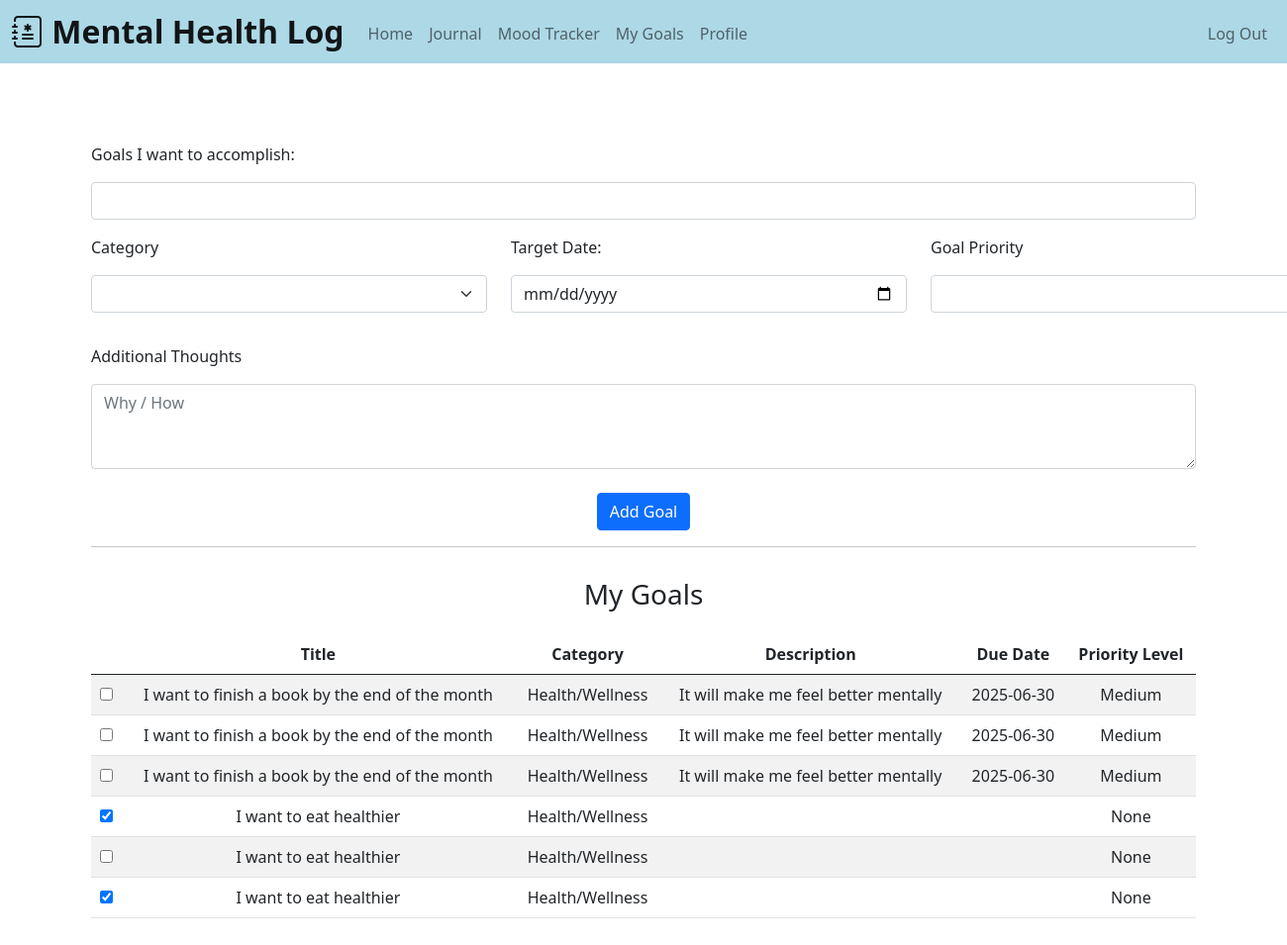
Before: /goals (signed in) with the older database file.
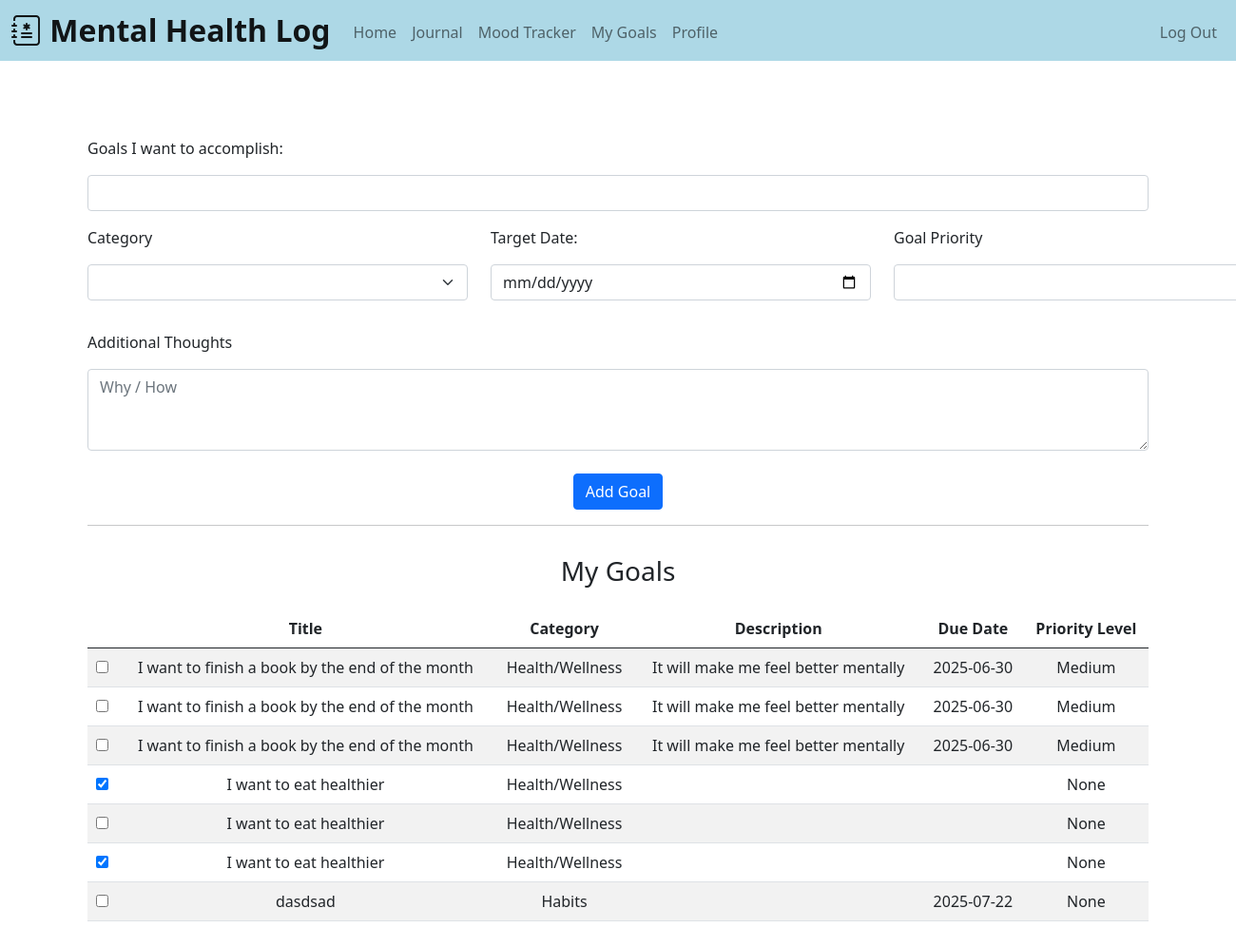
After: the same page with the newer database file.
### tables this page shows
CREATE TABLE goals (
        id INTEGER PRIMARY KEY,
        user_id INTEGER NOT NULL,
        goal_title TEXT NOT NULL,
        category TEXT NOT NULL,
        description TEXT,
        due_date DATE,
        priority TEXT CHECK (priority IN ('Low', 'Medium', 'High')) DEFAULT 'Medium',
        completed BOOLEAN DEFAULT 0,
        FOREIGN KEY (user_id) REFERENCES users(id)
    );

### app.py (the view, shortened to what this page needs)
@app.route("/goals", methods=["GET", "POST"])
@login_required
def goal_tracker():
    conn = db_connection()
    cur = conn.cursor()
    cur.execute("SELECT * FROM goals WHERE user_id = ?", (session["user_id"],))
    goals_data = cur.fetchall()
    conn.close()
    today = date.today()
    return render_template("goal.html", goals=goals_data, today=today, categories=CATEGORIES, priorities=PRIORITIES)

### helper.py (called while the page is built)
def db_connection():
    conn = sqlite3.connect('mental_health.db')
    conn.row_factory = sqlite3.Row
    return conn

def login_required(f):
    @wraps(f)
    def decorated_function(*args, **kwargs):
        if session.get("user_id") is None:
            return redirect("/login")
        return f(*args, **kwargs)
    return decorated_function

### templates/goal.html (shortened to what this page needs)
{% extends "layout.html" %}
{% block main %}
    <form action="/goals" method="post" class="js-goal-form">
        <div class="am-1">Goals I want to accomplish:</div>
        <div class="mb-3">
            <input autocomplete="off" class="form-control" name="set_goals" type="text">
        </div>
        <div class="mb-3 d-flex justify-content gap-4">
            <div>
                <div class="am-1">Category</div>
                <select class="form-select mb-3 custom-width4" id="category" name="category">
                    <option disabled selected value=""></option>
                    {% for category in categories %}
                        <option value="{{ category }}">{{ category }}</option>
                    {% endfor %}
                </select>
            </div>
            <div>
                <div class="am-1">Target Date:</div>
                <input class="form-control mb-3 custom-width4" name="date" type="date" min="{{ today }}">
            </div>
            <div>
                <div class="am-1">Goal Priority</div>
                <select class="form-select mb-3 custom-width4" id="priority" name="priority">
                    <option disabled selected value=""></option>
                    {% for priority in priorities %}
                        <option value="{{ priority }}">{{ priority }}</option>
                    {% endfor %}
                </select>
            </div>
        </div>
        <div class="am-1">Additional Thoughts</div>
        <div class="mb-4">
            <textarea autocomplete="off" class="form-control" name="description" rows="3" placeholder="Why / How"></textarea>
        </div>
        <div class="text-end text-center">
            <button class="btn btn-primary" type="submit">Add Goal</button>
        </div>
    </form>
    <hr>
    <h3 style="padding-top: 15px; padding-bottom: 15px;">My Goals</h3>
    <table class="table table-striped">
        <thead>
            <tr>
                <th></th>
                <th>Title</th>
                <th>Category</th>
                <th>Description</th>
                <th>Due Date</th>
                <th>Priority Level</th>
            </tr>
        </thead>
        <tbody>
            {% for goal in goals %}
                <tr>
                    <td>
                        <form action="/complete_goal" method="post">
                            <input type="checkbox" name="completed" onchange="this.form.submit()" {% if goal['completed'] %}checked{% endif %}>
                        </form>
                    </td>
                    <td>{{ goal['goal_title'] }}</td>
                    <td>{{ goal['category'] }}</td>
                    <td>{{ goal['description'] }}</td>
                    <td>{{ goal['due_date'] }}</td>
                    <td>{{ goal['priority'] }}</td>
                </tr>
            {% endfor %}
        </tbody>
    </table>
{% endblock %}

Changed rows visible on the page:
added goals: goal_title "dasdsad", category "Habits", due_date "2025-07-22", priority "None"
